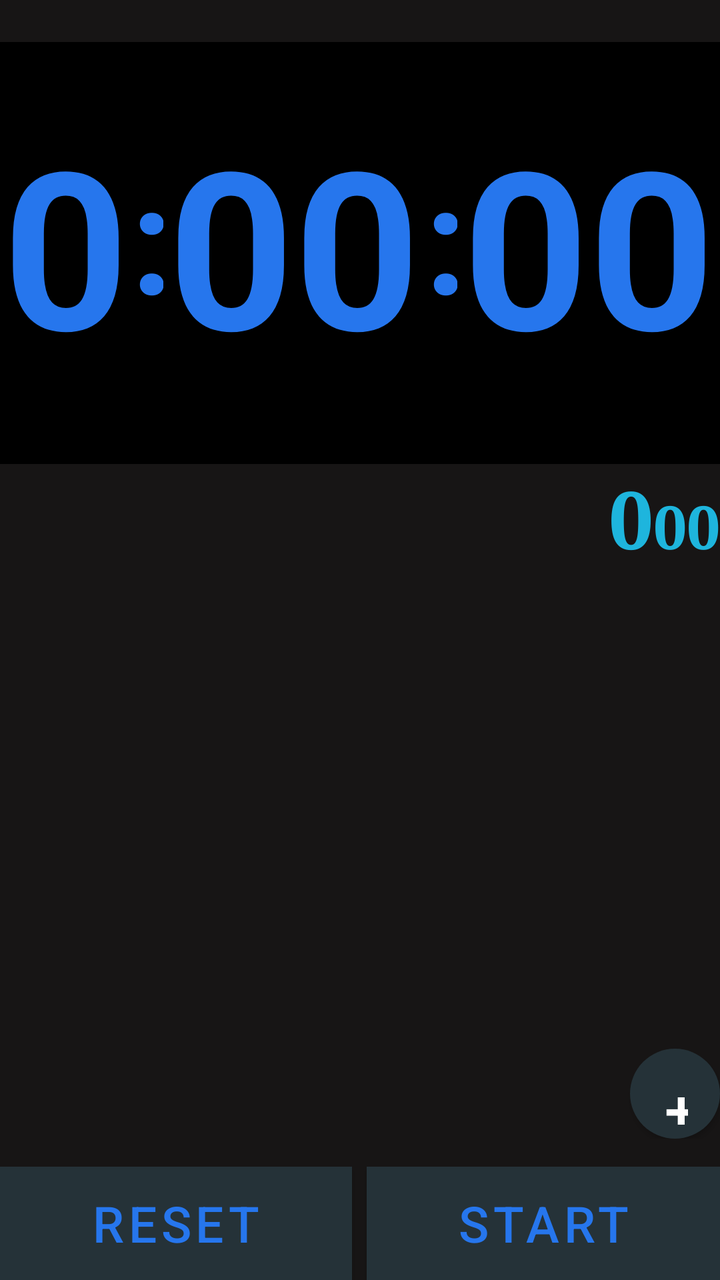
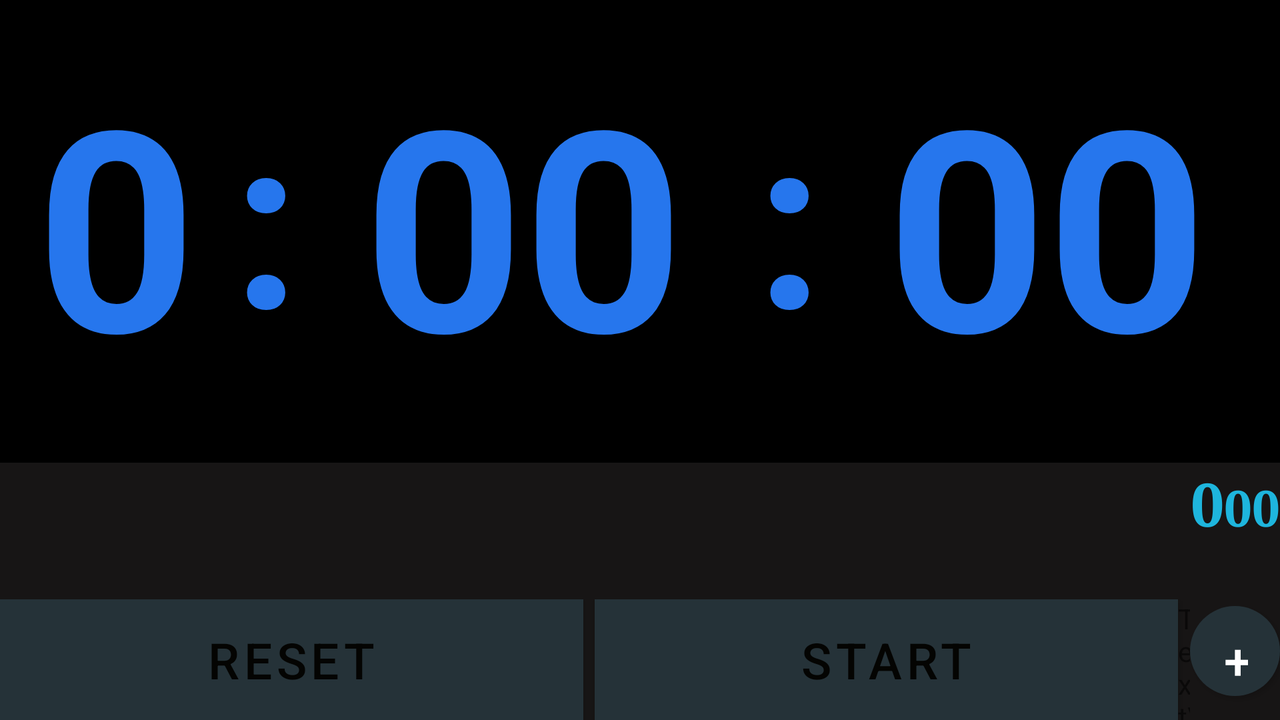

An Android layout and its configuration variant, each rendered on a device that would load it. The default file and the variant file are quoted in full after the pictures.
<!-- AndroidManifest.xml: application theme AppTheme -->
<!-- res/layout/timer_fragment.xml -->
<?xml version="1.0" encoding="utf-8"?>
<LinearLayout
	xmlns:android="http://schemas.android.com/apk/res/android"
	android:layout_width="fill_parent"
	android:layout_height="fill_parent"
	android:orientation="vertical"
	android:background="@color/Dbg">

	<TextView
		android:layout_width="match_parent"
		android:layout_height="0dp"
		android:layout_weight="3"/>

	<LinearLayout
		android:id="@+id/theme2darklinearlayout"
		android:layout_width="fill_parent"
		android:layout_height="0dp"
		android:layout_weight="30"
		android:orientation="horizontal"
		android:background="@color/Dml">

		<TextView
			android:id="@+id/hours"
			android:layout_height="match_parent"
			android:layout_width="0dp"
			android:layout_weight="4"
			android:text="0"
			android:textAppearance="?android:attr/textAppearanceLarge"
			android:gravity="center"
			android:textColor="@color/Dmt"
			android:typeface="sans"
			android:paddingBottom="9dp"
			android:textSize="@dimen/maintextsz"
			android:textStyle="bold" />

		<TextView
			android:id="@+id/theme2darkdot1"
			android:layout_height="match_parent"
			android:layout_width="0dp"
			android:layout_weight="1"
			android:text=":"
			android:textAppearance="?android:attr/textAppearanceLarge"
			android:textSize="@dimen/dot"
			android:gravity="left|center_vertical"
			android:textColor="@color/Dmt"
			android:typeface="sans"
			android:textStyle="bold"
			android:paddingBottom="17dp"/>

		<TextView
			android:id="@+id/min_tens"
			android:layout_height="match_parent"
			android:layout_width="0dp"
			android:layout_weight="4"
			android:text="0"
			android:textAppearance="?android:attr/textAppearanceLarge"
			android:textSize="@dimen/maintextsz"
			android:gravity="right|center_vertical"
			android:textColor="@color/Dmt"
			android:typeface="sans"
			android:paddingBottom="9dp"
			android:textStyle="bold" />

		<TextView
			android:id="@+id/min_unit"
			android:layout_height="match_parent"
			android:layout_width="0dp"
			android:layout_weight="4"
			android:text="0"
			android:textAppearance="?android:attr/textAppearanceLarge"
			android:textSize="@dimen/maintextsz"
			android:gravity="left|center_vertical"
			android:textColor="@color/Dmt"
			android:typeface="sans"
			android:paddingBottom="9dp"
			android:textStyle="normal|bold" />

		<TextView
			android:id="@+id/theme2darkdot2"
			android:layout_height="match_parent"
			android:layout_width="0dp"
			android:layout_weight="1"
			android:text=":"
			android:textAppearance="?android:attr/textAppearanceLarge"
			android:textSize="@dimen/dot"
			android:gravity="left|center_vertical"
			android:textColor="@color/Dmt"
			android:typeface="sans"
			android:textStyle="bold"
			android:paddingBottom="17dp"/>

		<TextView
			android:id="@+id/sec_tens"
			android:layout_height="match_parent"
			android:layout_width="0dp"
			android:layout_weight="4"
			android:text="0"
			android:textAppearance="?android:attr/textAppearanceLarge"
			android:textSize="@dimen/maintextsz"
			android:gravity="right|center_vertical"
			android:textColor="@color/Dmt"
			android:typeface="sans"
			android:paddingBottom="9dp"
			android:textStyle="bold" />

		<TextView
			android:id="@+id/sec_unit"
			android:layout_height="match_parent"
			android:layout_width="0dp"
			android:layout_weight="4"
			android:text="0"
			android:textAppearance="?android:attr/textAppearanceLarge"
			android:textSize="@dimen/maintextsz"
			android:gravity="left|center_vertical"
			android:textColor="@color/Dmt"
			android:typeface="sans"
			android:paddingBottom="9dp"
			android:textStyle="normal|bold" />

	</LinearLayout>

	<LinearLayout
		android:layout_width="fill_parent"
		android:layout_height="0dp"
		android:layout_weight="8"
		android:orientation="horizontal"
		android:gravity="end"
		android:id="@+id/llmicronano">

		<TextView
			android:id="@+id/microsec"
			android:text="0"
			android:layout_width="wrap_content"
			android:layout_height="wrap_content"
			android:textColor="#1EB5DD"
			android:typeface="serif"
			android:textSize="@dimen/microsec"
			android:textStyle="bold"/>

		<TextView
			android:id="@+id/nanosec"
			android:layout_height="wrap_content"
			android:layout_width="wrap_content"
			android:text="00"
			android:textAppearance="?android:attr/textAppearanceLarge"
			android:textColor="#1EB5DD"
			android:textSize="@dimen/nanosec"
			android:typeface="serif"
			android:textStyle="bold" />

	</LinearLayout>

	<RelativeLayout
		android:layout_weight="40"
		android:layout_width="match_parent"
		android:layout_height="0dp"
		android:id="@+id/rl">

		<ListView
			android:id="@+id/timerlist"
			android:layout_width="match_parent"
			android:layout_height="match_parent"
			android:dividerHeight="0dp"/>

		<Button
			android:id="@+id/addbtn"
			android:background="@drawable/addbutton"
			android:layout_alignParentRight="true"
			android:layout_width="@dimen/add"
			android:text="+"
			android:textSize="@dimen/nanosec"
			android:onClick="addtimer"
			android:textColor="#FFFFFF"
			android:paddingBottom="1dp"
			android:layout_alignParentBottom="true"
			android:layout_height="@dimen/add" />

	</RelativeLayout>


	<TextView
		android:layout_width="match_parent"
		android:layout_height="0dp"
		android:id="@+id/textView8"
		android:layout_weight="2" />

	<LinearLayout
		android:id="@+id/ll_buttons"
		android:layout_height="0dp"
		android:layout_width="fill_parent"
		android:layout_weight="8"
		android:orientation="horizontal">

		<Button
			android:textColor="@color/Dmt"
			android:id="@+id/lap_reset_button"
			android:layout_weight="24"
			android:layout_width="0dp"
			android:layout_height="match_parent"
			android:text="RESET"
			android:background="@color/DBut"
			android:onClick="resetclick"
			android:textSize="@dimen/buttontext"/>


		<TextView
			android:layout_width="0dp"
			android:layout_height="match_parent"
			android:id="@+id/textView"
			android:layout_weight="1" />

		<Button
			android:textColor="@color/Dmt"
			android:id="@+id/start_pause_button"
			android:layout_weight="24"
			android:layout_width="0dp"
			android:layout_height="match_parent"
			android:text="START"
			android:onClick="startclick"
			android:textSize="@dimen/buttontext"
			android:background="@color/DBut"/>

	</LinearLayout>

</LinearLayout>
<!-- resources referenced by this layout -->
<resources>
  <color name="DBut">#41403e</color>
  <color name="Dbg">#171515</color>
  <color name="Dml">#000000</color>
  <color name="Dmt">#2676ED</color>
  <!-- from res/values-sw340dp/ -->
  <dimen name="add">45sp</dimen>
  <!-- from res/values-sw340dp/ -->
  <dimen name="buttontext">25sp</dimen>
  <!-- from res/values-sw340dp/ -->
  <dimen name="dot">75sp</dimen>
  <!-- from res/values-sw340dp/ -->
  <dimen name="maintextsz">110sp</dimen>
  <!-- from res/values-sw340dp/ -->
  <dimen name="microsec">40sp</dimen>
  <!-- from res/values-sw340dp/ -->
  <dimen name="nanosec">30sp</dimen>
  <!-- drawable addbutton (drawable) -->
  <?xml version="1.0" encoding="utf-8"?>
  <shape xmlns:android="http://schemas.android.com/apk/res/android" android:shape="rectangle" >
  	<corners
  		android:radius="40dp"
  	/>
  	<solid
  		android:color="#2676AD"
  	/>
  
  </shape>
  <style name="AppTheme" parent="Theme.MaterialComponents.DayNight.DarkActionBar">
          <item name="colorPrimary">#253238</item>
          <item name="colorPrimaryDark">#253238</item>
  	</style>
</resources>
<!-- res/layout-land/timer_fragment.xml (the repository's variant of the layout above) -->
<!-- drawn on the phone turned sideways -->
<?xml version="1.0" encoding="utf-8"?>
<LinearLayout
	xmlns:android="http://schemas.android.com/apk/res/android"
	android:layout_width="fill_parent"
	android:layout_height="fill_parent"
	android:orientation="vertical"
	android:background="@color/Dbg">

	<LinearLayout
		android:id="@+id/theme2darklinearlayout"
		android:layout_width="fill_parent"
		android:layout_height="0dp"
		android:layout_weight="27"
		android:orientation="horizontal"
		android:background="@color/Dml"
		android:layout_gravity="center">

		<TextView
			android:id="@+id/hours"
			android:layout_height="match_parent"
			android:layout_width="0dp"
			android:layout_weight="4"
			android:text="0"
			android:textAppearance="?android:attr/textAppearanceLarge"
			android:textSize="@dimen/Lmaintextsz"
			android:gravity="center"
			android:textColor="@color/Dmt"
			android:typeface="sans"
			android:paddingBottom="9dp"
			android:textStyle="bold" />

		<TextView
			android:id="@+id/theme2darkdot1"
			android:layout_height="match_parent"
			android:layout_width="0dp"
			android:layout_weight="1"
			android:text=":"
			android:textAppearance="?android:attr/textAppearanceLarge"
			android:textSize="@dimen/Ldot"
			android:gravity="left|center_vertical"
			android:textColor="@color/Dmt"
			android:typeface="sans"
			android:textStyle="bold"
			android:paddingBottom="17dp"/>

		<TextView
			android:id="@+id/min_tens"
			android:layout_height="match_parent"
			android:layout_width="0dp"
			android:layout_weight="4"
			android:text="0"
			android:textAppearance="?android:attr/textAppearanceLarge"
			android:textSize="@dimen/Lmaintextsz"
			android:gravity="right|center_vertical"
			android:textColor="@color/Dmt"
			android:typeface="sans"
			android:paddingBottom="9dp"
			android:textStyle="bold" />

		<TextView
			android:id="@+id/min_unit"
			android:layout_height="match_parent"
			android:layout_width="0dp"
			android:layout_weight="4"
			android:text="0"
			android:textAppearance="?android:attr/textAppearanceLarge"
			android:textSize="@dimen/Lmaintextsz"
			android:gravity="center_vertical|start"
			android:textColor="@color/Dmt"
			android:typeface="sans"
			android:paddingBottom="9dp"
			android:textStyle="normal|bold" />

		<TextView
			android:id="@+id/theme2darkdot2"
			android:layout_height="match_parent"
			android:layout_width="0dp"
			android:layout_weight="1"
			android:text=":"
			android:textAppearance="?android:attr/textAppearanceLarge"
			android:textSize="@dimen/Ldot"
			android:gravity="left|center_vertical"
			android:textColor="@color/Dmt"
			android:typeface="sans"
			android:textStyle="bold"
			android:paddingBottom="17dp"/>

		<TextView
			android:id="@+id/sec_tens"
			android:layout_height="match_parent"
			android:layout_width="0dp"
			android:layout_weight="4"
			android:text="0"
			android:textAppearance="?android:attr/textAppearanceLarge"
			android:textSize="@dimen/Lmaintextsz"
			android:gravity="right|center_vertical"
			android:textColor="@color/Dmt"
			android:typeface="sans"
			android:paddingBottom="9dp"
			android:textStyle="bold" />

		<TextView
			android:id="@+id/sec_unit"
			android:layout_height="match_parent"
			android:layout_width="0dp"
			android:layout_weight="4"
			android:text="0"
			android:textAppearance="?android:attr/textAppearanceLarge"
			android:textSize="@dimen/Lmaintextsz"
			android:gravity="left|center_vertical"
			android:textColor="@color/Dmt"
			android:typeface="sans"
			android:paddingBottom="9dp"
			android:textStyle="normal|bold" />

	</LinearLayout>

	<LinearLayout
		android:layout_width="fill_parent"
		android:layout_height="0dp"
		android:layout_weight="8"
		android:orientation="horizontal"
		android:id="@+id/llmicronano"
		android:gravity="end">

		<TextView
			android:id="@+id/microsec"
			android:text="0"
			android:layout_width="wrap_content"
			android:layout_height="match_parent"
			android:textColor="#1EB5DD"
			android:typeface="serif"
			android:textSize="@dimen/Lmicrosec"
			android:textStyle="bold"/>

		<TextView
			android:id="@+id/nanosec"
			android:layout_height="wrap_content"
			android:layout_width="wrap_content"
			android:text="00"
			android:textAppearance="?android:attr/textAppearanceLarge"
			android:textColor="#1EB5DD"
			android:textSize="@dimen/Lnanosec"
			android:typeface="serif"
			android:textStyle="bold" />

	</LinearLayout>

	<LinearLayout
		android:id="@+id/ll_buttons"
		android:layout_height="0dp"
		android:layout_width="fill_parent"
		android:layout_weight="7"
		android:orientation="horizontal">


		<Button
			android:textColor="@color/Dbuttxt"
			android:id="@+id/lap_reset_button"
			android:layout_weight="50"
			android:layout_width="0dp"
			android:layout_height="match_parent"
			android:text="RESET"
			android:background="@color/DBut"
			android:onClick="resetclick"
			android:textSize="@dimen/Lbuttontext"/>

		<TextView
			android:layout_width="0dp"
			android:layout_height="match_parent"
			android:id="@+id/textView3"
			android:layout_weight="1" />

		<Button
			android:textColor="@color/Dbuttxt"
			android:id="@+id/start_pause_button"
			android:layout_weight="50"
			android:layout_width="0dp"
			android:layout_height="match_parent"
			android:text="START"
			android:onClick="startclick"
			android:textSize="@dimen/Lbuttontext"
			android:background="@color/DBut"/>

		<TextView
			android:text="TextView"
			android:layout_width="0dp"
			android:layout_height="match_parent"
			android:id="@+id/textView4"
			android:layout_weight="1" />

		<Button
			android:id="@+id/addbtn"
			android:background="@drawable/addbutton"
			android:layout_alignParentRight="true"
			android:layout_width="@dimen/add"
			android:layout_height="@dimen/add"
			android:text="+"
			android:textSize="@dimen/Lbuttontext"
			android:onClick="addtimer"
			android:textColor="#FFFFFF"
			android:paddingBottom="1dp"
			android:layout_alignParentBottom="true"/>

	</LinearLayout>

</LinearLayout>
<!-- resources referenced by the variant -->
<!-- as the phone turned sideways resolves them -->
<resources>
  <color name="DBut">#41403e</color>
  <color name="Dbg">#171515</color>
  <color name="Dbuttxt">#040402</color>
  <color name="Dml">#000000</color>
  <color name="Dmt">#2676ED</color>
  <!-- from res/values-sw340dp/ -->
  <dimen name="Lbuttontext">25sp</dimen>
  <!-- from res/values-sw340dp/ -->
  <dimen name="Ldot">120sp</dimen>
  <!-- from res/values-sw340dp/ -->
  <dimen name="Lmaintextsz">140sp</dimen>
  <!-- from res/values-sw340dp/ -->
  <dimen name="Lmicrosec">30sp</dimen>
  <!-- from res/values-sw340dp/ -->
  <dimen name="Lnanosec">25sp</dimen>
  <!-- from res/values-sw340dp/ -->
  <dimen name="add">45sp</dimen>
  <!-- drawable addbutton (drawable) -->
  <?xml version="1.0" encoding="utf-8"?>
  <shape xmlns:android="http://schemas.android.com/apk/res/android" android:shape="rectangle" >
  	<corners
  		android:radius="40dp"
  	/>
  	<solid
  		android:color="#2676AD"
  	/>
  
  </shape>
  <style name="AppTheme" parent="Theme.MaterialComponents.DayNight.DarkActionBar">
          <item name="colorPrimary">#253238</item>
          <item name="colorPrimaryDark">#253238</item>
  	</style>
</resources>
